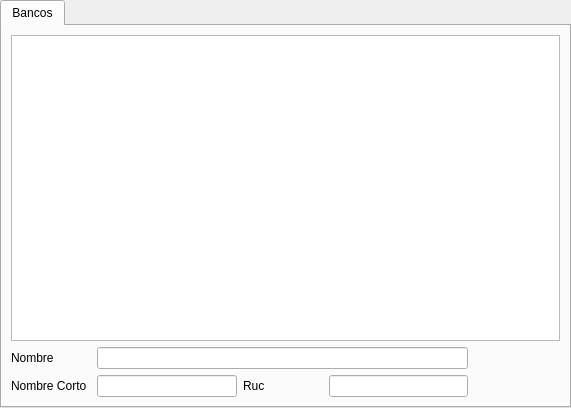
<?xml version="1.0" encoding="UTF-8"?>
<ui version="4.0">
 <class>ui_opciones_banco</class>
 <widget class="QWidget" name="ui_opciones_banco">
  <property name="geometry">
   <rect>
    <x>0</x>
    <y>0</y>
    <width>571</width>
    <height>408</height>
   </rect>
  </property>
  <property name="maximumSize">
   <size>
    <width>571</width>
    <height>408</height>
   </size>
  </property>
  <property name="windowTitle">
   <string>Form</string>
  </property>
  <layout class="QGridLayout" name="gridLayout_3">
   <property name="margin">
    <number>0</number>
   </property>
   <property name="spacing">
    <number>0</number>
   </property>
   <item row="0" column="0">
    <widget class="QTabWidget" name="tabWidget">
     <property name="currentIndex">
      <number>0</number>
     </property>
     <widget class="QWidget" name="tab">
      <attribute name="title">
       <string>Bancos</string>
      </attribute>
      <layout class="QGridLayout" name="gridLayout_2">
       <item row="0" column="0">
        <layout class="QVBoxLayout" name="verticalLayout">
         <item>
          <widget class="QTableView" name="tableView_bancos"/>
         </item>
         <item>
          <layout class="QHBoxLayout" name="horizontalLayout_3">
           <item>
            <layout class="QGridLayout" name="gridLayout">
             <item row="0" column="0" colspan="2">
              <layout class="QHBoxLayout" name="horizontalLayout_5">
               <item>
                <widget class="QLabel" name="label_2">
                 <property name="minimumSize">
                  <size>
                   <width>80</width>
                   <height>0</height>
                  </size>
                 </property>
                 <property name="maximumSize">
                  <size>
                   <width>80</width>
                   <height>16777215</height>
                  </size>
                 </property>
                 <property name="text">
                  <string>Nombre</string>
                 </property>
                </widget>
               </item>
               <item>
                <widget class="QLineEdit" name="lineEdit_nombre"/>
               </item>
              </layout>
             </item>
             <item row="1" column="0">
              <layout class="QHBoxLayout" name="horizontalLayout">
               <item>
                <widget class="QLabel" name="label">
                 <property name="minimumSize">
                  <size>
                   <width>80</width>
                   <height>0</height>
                  </size>
                 </property>
                 <property name="maximumSize">
                  <size>
                   <width>80</width>
                   <height>16777215</height>
                  </size>
                 </property>
                 <property name="text">
                  <string>Nombre Corto</string>
                 </property>
                </widget>
               </item>
               <item>
                <widget class="QLineEdit" name="lineEdit_nombre_corto"/>
               </item>
              </layout>
             </item>
             <item row="1" column="1">
              <layout class="QHBoxLayout" name="horizontalLayout_2">
               <item>
                <widget class="QLabel" name="label_3">
                 <property name="minimumSize">
                  <size>
                   <width>80</width>
                   <height>0</height>
                  </size>
                 </property>
                 <property name="maximumSize">
                  <size>
                   <width>80</width>
                   <height>16777215</height>
                  </size>
                 </property>
                 <property name="text">
                  <string>Ruc</string>
                 </property>
                </widget>
               </item>
               <item>
                <widget class="QLineEdit" name="lineEdit_ruc"/>
               </item>
              </layout>
             </item>
            </layout>
           </item>
           <item>
            <layout class="QHBoxLayout" name="horizontalLayout_6">
             <item>
              <widget class="QPushButton" name="pushButton_save">
               <property name="text">
                <string/>
               </property>
               <property name="icon">
                <iconset resource="Icons.qrc">
                 <normaloff>:/Iconos/Iconos/save.png</normaloff>:/Iconos/Iconos/save.png</iconset>
               </property>
               <property name="iconSize">
                <size>
                 <width>20</width>
                 <height>20</height>
                </size>
               </property>
               <property name="flat">
                <bool>true</bool>
               </property>
              </widget>
             </item>
             <item>
              <widget class="QPushButton" name="pushButton_delete">
               <property name="text">
                <string/>
               </property>
               <property name="icon">
                <iconset resource="Icons.qrc">
                 <normaloff>:/Iconos/Iconos/trash.png</normaloff>:/Iconos/Iconos/trash.png</iconset>
               </property>
               <property name="iconSize">
                <size>
                 <width>20</width>
                 <height>20</height>
                </size>
               </property>
               <property name="flat">
                <bool>true</bool>
               </property>
              </widget>
             </item>
            </layout>
           </item>
          </layout>
         </item>
        </layout>
       </item>
      </layout>
     </widget>
    </widget>
   </item>
  </layout>
 </widget>
 <resources>
  <include location="Icons.qrc"/>
 </resources>
 <connections/>
</ui>
